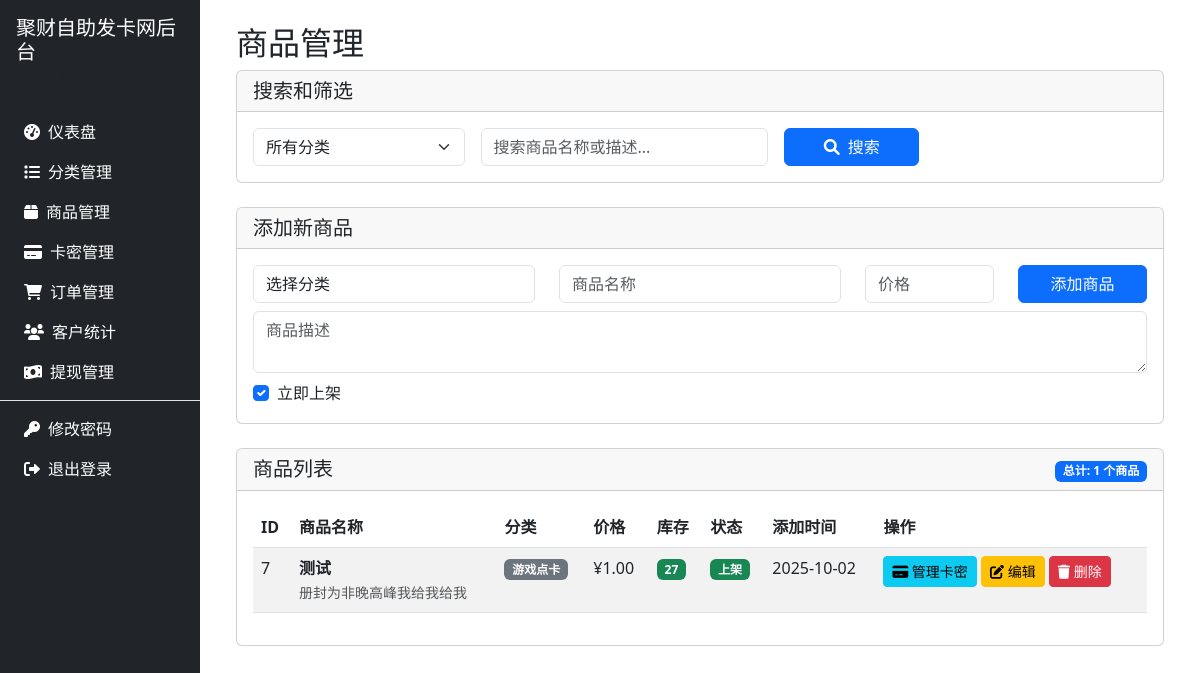
Page /admin/products.php (signed in) on the committed database.
### tables this page shows
CREATE TABLE `products` (
  `id` int(11) NOT NULL AUTO_INCREMENT,
  `category_id` int(11) DEFAULT NULL,
  `name` varchar(200) NOT NULL,
  `description` text,
  `price` decimal(10,2) NOT NULL,
  `status` tinyint(4) DEFAULT '1',
  `created_at` timestamp NULL DEFAULT CURRENT_TIMESTAMP,
  PRIMARY KEY (`id`),
  KEY `idx_products_category_status` (`category_id`,`status`),
  CONSTRAINT `products_ibfk_1` FOREIGN KEY (`category_id`) REFERENCES `categories` (`id`) ON DELETE SET NULL
);

CREATE TABLE `categories` (
  `id` int(11) NOT NULL AUTO_INCREMENT,
  `name` varchar(100) NOT NULL,
  `description` text,
  `status` tinyint(4) DEFAULT '1',
  `sort_order` int(11) DEFAULT '0',
  `created_at` timestamp NULL DEFAULT CURRENT_TIMESTAMP,
  `balance` decimal(10,2) DEFAULT '0.00',
  `random_slug` varchar(50) DEFAULT NULL,
  PRIMARY KEY (`id`),
  KEY `idx_categories_slug` (`random_slug`)
);

### admin/products.php (the view, shortened to what this page needs)
<?php
require_once '../includes/functions.php';
$search_keyword = isset($_GET['search']) ? safe_input($_GET['search']) : '';
$params = [];
$where_sql = '';
$sql = "
    SELECT p.*, c.name as category_name,
           (SELECT COUNT(*) FROM cards WHERE product_id = p.id AND status = 0) as stock
    FROM products p
    LEFT JOIN categories c ON p.category_id = c.id
    {$where_sql}
    ORDER BY p.id DESC
";
$stmt = $pdo->prepare($sql);
$stmt->execute($params);
$products = $stmt->fetchAll(PDO::FETCH_ASSOC);
?>
<!DOCTYPE html>
<html lang="zh-CN">
<head>
    <link href="https://cdn.jsdelivr.net/npm/bootstrap@5.3.0-alpha1/dist/css/bootstrap.min.css" rel="stylesheet">
    <link rel="stylesheet" href="https://cdnjs.cloudflare.com/ajax/libs/font-awesome/6.0.0/css/all.min.css">
</head>
<body>
    <div class="container-fluid">
        <div class="row">
            <div class="col-md-2 bg-dark text-white min-vh-100 p-0">
                <?php include 'sidebar.php'; ?>
            </div>
            <div class="col-md-10">
                <div class="p-4">
                    <h2>商品管理</h2>
                    <div class="card mb-4">
                        <div class="card-header">
                            <h5 class="mb-0">搜索和筛选</h5>
                        </div>
                        <div class="card-body">
                            <form method="GET" class="row g-3">
                                <div class="col-md-3">
                                    <select name="category_id" class="form-select">
                                        <option value="">所有分类</option>
                                    </select>
                                </div>
                                <div class="col-md-4">
                                    <input type="text" name="search" class="form-control" placeholder="搜索商品名称或描述..." value="<?php echo htmlspecialchars($search_keyword); ?>">
                                </div>
                                <div class="col-md-2">
                                    <button type="submit" class="btn btn-primary w-100">
                                        <i class="fas fa-search me-2"></i>搜索
                                    </button>
                                </div>
                                <div class="col-md-3">
                                </div>
                            </form>
                        </div>
                    </div>
                    <div class="card mb-4">
                        <div class="card-header">
                            <h5 class="mb-0">添加新商品</h5>
                        </div>
                        <div class="card-body">
                            <form method="POST">
                                <div class="row">
                                    <div class="col-md-4">
                                        <select name="category_id" class="form-control" required>
                                            <option value="">选择分类</option>
                                        </select>
                                    </div>
                                    <div class="col-md-4">
                                        <input type="text" name="name" class="form-control" placeholder="商品名称" required>
                                    </div>
                                    <div class="col-md-2">
                                        <input type="number" name="price" class="form-control" placeholder="价格" step="0.01" min="0" required>
                                    </div>
                                    <div class="col-md-2">
                                        <button type="submit" class="btn btn-primary w-100">添加商品</button>
                                    </div>
                                </div>
                                <div class="row mt-2">
                                    <div class="col-12">
                                        <textarea name="description" class="form-control" placeholder="商品描述" rows="2"></textarea>
                                    </div>
                                </div>
                                <div class="row mt-2">
                                    <div class="col-12">
                                        <div class="form-check">
                                            <input class="form-check-input" type="checkbox" name="status" id="status" checked>
                                            <label class="form-check-label" for="status">
                                                立即上架
                                            </label>
                                        </div>
                                    </div>
                                </div>
                            </form>
                        </div>
                    </div>
                    <div class="card">
                        <div class="card-header d-flex justify-content-between align-items-center">
                            <h5 class="mb-0">
                                商品列表
                            </h5>
                            <div>
                                <span class="badge bg-primary">总计: <?php echo count($products); ?> 个商品</span>
                            </div>
                        </div>
                        <div class="card-body">
                            <?php if (!empty($products)): ?>
                            <div class="table-responsive">
                                <table class="table table-striped table-hover">
                                    <thead>
                                        <tr>
                                            <th>ID</th>
                                            <th>商品名称</th>
                                            <th>分类</th>
                                            <th>价格</th>
                                            <th>库存</th>
                                            <th>状态</th>
                                            <th>添加时间</th>
                                            <th>操作</th>
                                        </tr>
                                    </thead>
                                    <tbody>
                                        <?php foreach ($products as $product): ?>
                                        <tr>
                                            <td><?php echo $product['id']; ?></td>
                                            <td>
                                                <strong><?php echo htmlspecialchars($product['name']); ?></strong>
                                                <?php if ($product['description']): ?>
                                                <br><small class="text-muted"><?php echo htmlspecialchars($product['description']); ?></small>
                                                <?php endif; ?>
                                            </td>
                                            <td>
                                                <span class="badge bg-secondary"><?php echo htmlspecialchars($product['category_name']); ?></span>
                                            </td>
                                            <td>¥<?php echo number_format($product['price'], 2); ?></td>
                                            <td>
                                                <span class="badge bg-<?php echo $product['stock'] > 0 ? 'success' : 'danger'; ?>">
                                                    <?php echo $product['stock']; ?>
                                                </span>
                                            </td>
                                            <td>
                                                <span class="badge bg-<?php echo $product['status'] ? 'success' : 'secondary'; ?>">
                                                    <?php echo $product['status'] ? '上架' : '下架'; ?>
                                                </span>
                                            </td>
                                            <td><?php echo date('Y-m-d', strtotime($product['created_at'])); ?></td>
                                            <td>
                                                <a href="cards.php?product_id=<?php echo $product['id']; ?>" class="btn btn-sm btn-info">
                                                    <i class="fas fa-credit-card"></i> 管理卡密
                                                </a>
                                                <button class="btn btn-sm btn-warning" data-bs-toggle="modal" data-bs-target="#editModal"
                                                        data-id="<?php echo $product['id']; ?>"
                                                        data-name="<?php echo htmlspecialchars($product['name']); ?>"
                                                        data-description="<?php echo htmlspecialchars($product['description']); ?>"
                                                        data-category="<?php echo $product['category_id']; ?>"
                                                        data-price="<?php echo $product['price']; ?>"
                                                        data-status="<?php echo $product['status']; ?>">
                                                    <i class="fas fa-edit"></i> 编辑
                                                </button>
                                                <a href="products.php?delete=<?php echo $product['id']; ?>"
                                                   class="btn btn-sm btn-danger"
                                                   onclick="return confirm('确定删除这个商品吗？此操作将同时删除所有相关卡密！')">
                                                    <i class="fas fa-trash"></i> 删除
                                                </a>
                                            </td>
                                        </tr>
                                        <?php endforeach; ?>
                                    </tbody>
                                </table>
                            </div>
                            <?php endif; ?>
                        </div>
                    </div>
                </div>
            </div>
        </div>
    </div>
</body>
</html>

### rows in the picture
products: id "7", name "测试", description "册封为非晚高峰我给我给我", category.name "游戏点卡", price "1.00", stock "27", status "上架", created_at "2025-10-02"

### other values in the picture
SITE_NAME "聚财自助发卡网"
count($products) "1"
